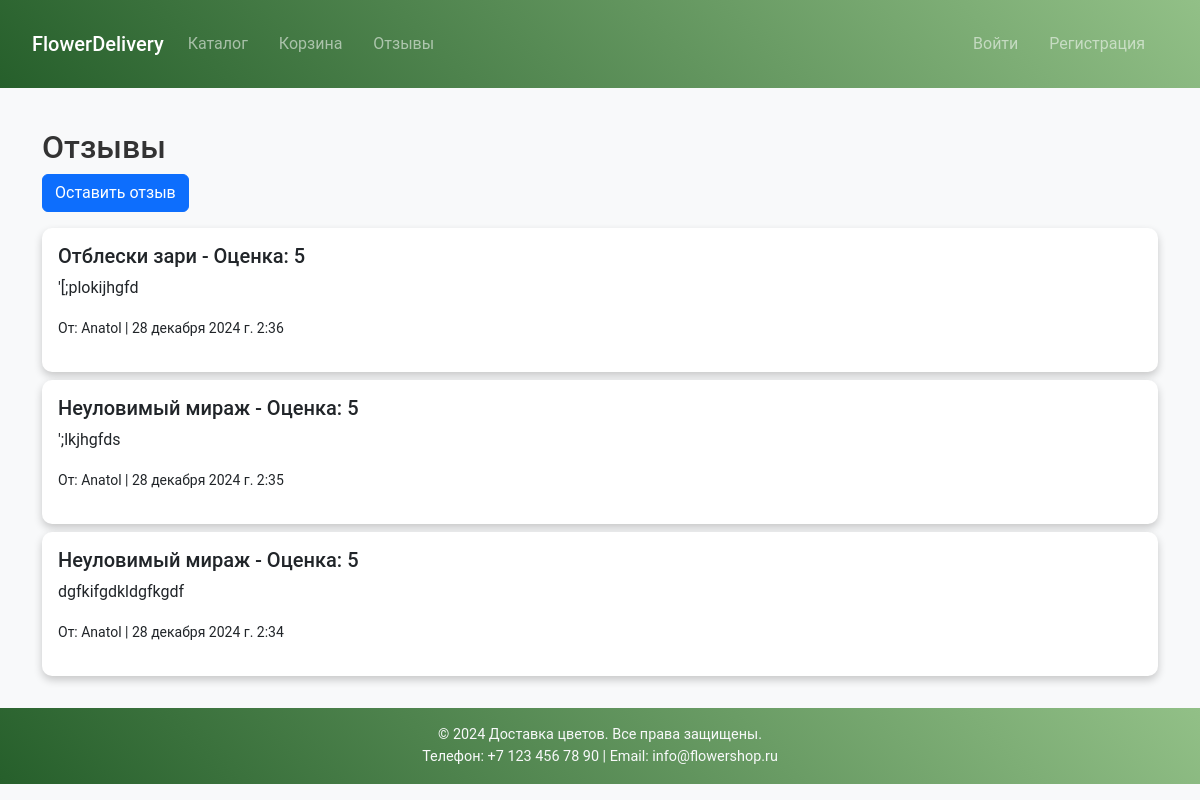
The app's page /reviews/ with its own data.
### reviews_app/models.py (models this page shows, shortened)
class Review(models.Model):
    user = models.ForeignKey(User, on_delete=models.CASCADE)
    flower = models.ForeignKey(Flower, on_delete=models.CASCADE)
    text = models.TextField()
    rating = models.PositiveIntegerField(default=5)
    created_at = models.DateTimeField(auto_now_add=True)

### orders_app/models.py (models this page shows, shortened)
class Flower(models.Model):
    name = models.CharField(max_length=100)
    price = models.DecimalField(max_digits=8, decimal_places=2)
    description = models.TextField(blank=True)
    image = models.ImageField(upload_to='flowers', blank=True, null=True)

### reviews_app/views.py (the view)
def review_list(request):
    reviews = Review.objects.all().order_by('-created_at')
    return render(request, 'reviews_app/list.html', {'reviews': reviews})

### reviews_app/templates/reviews_app/list.html
{% extends 'main_app/base.html' %}
{% block content %}
<h2>Отзывы</h2>
<a href="{% url 'reviews:add' %}" class="btn btn-primary mb-3">Оставить отзыв</a>
{% for r in reviews %}
<div class="card mb-2">
  <div class="card-body">
    <h5>{{ r.flower.name }} - Оценка: {{ r.rating }}</h5>
    <p>{{ r.text }}</p>
    <p><small>От: {{ r.user.username }} | {{ r.created_at }}</small></p>
  </div>
</div>
{% endfor %}
{% endblock %}

### main_app/static/main_app/css/style.css (style rules this page uses)
body { font-family: 'Roboto', sans-serif; background-color: #f8f9fa; color: #333; display: flex; flex-direction: column; min-height: 100vh; margin: 0; }
.card { border: none; border-radius: 10px; box-shadow: 0px 4px 6px rgba(0, 0, 0, 0.1); transition: transform 0.3s ease, box-shadow 0.3s ease; }
.card { border: none; border-radius: 10px; box-shadow: 0px 4px 8px rgba(0, 0, 0, 0.2); transition: transform 0.3s ease, box-shadow 0.3s ease; display: flex; flex-direction: column; justify-content: space-between; }

### records on screen
Review: flower.name "Отблески зари", rating "5", text "'[;plokijhgfd", user.username "Anatol", created_at "28 декабря 2024 г. 2:36"
Review: flower.name "Неуловимый мираж", rating "5", text "';lkjhgfds", user.username "Anatol", created_at "28 декабря 2024 г. 2:35"
Review: flower.name "Неуловимый мираж", rating "5", text "dgfkifgdkldgfkgdf", user.username "Anatol", created_at "28 декабря 2024 г. 2:34"
